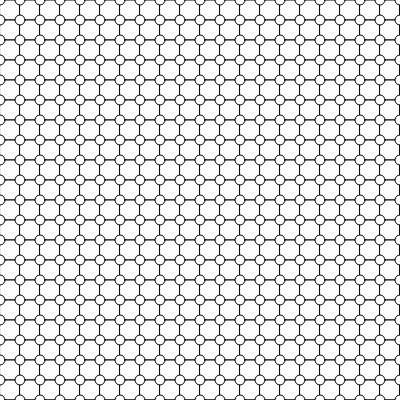
Frame 1 (no input)
Frame 60 (no input): identical to frame 1, image omitted
Frame 120 (the mouse pressed at the canvas centre since frame 60): identical to frame 1, image omitted

The p5.js sketch that drew this single still picture (run headless with seeded random() and noise() and a simulated clock; from frame 60 on, the mouse is pressed at the canvas centre):

// p5.js sketch
// ── sketch.js
function setup() {
  createCanvas(400, 400);
  x=2;
  y=2;
  jump=20
  //var col = (0,225);
  //ranCol = random (col);
}

function draw() {
  background(220);
  //fill (ranCol);
  for (let y=0;y<21;y++){
    for (let x=0;x<21;x++){
      rect(x*jump,y*jump,20,20);
      ellipse(x*jump, y*jump,10,10);
    }
  }
}
